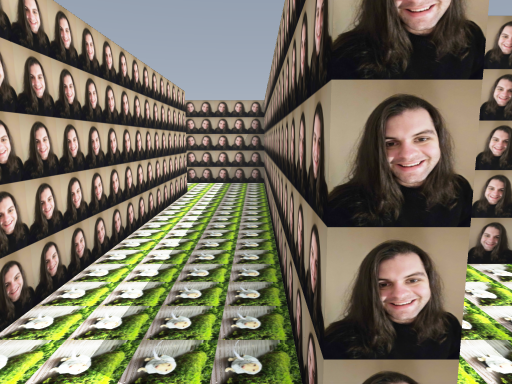
View 1 (above)

24 first-person views from a walk through a level from a Godot 3-D game. The camera is 1.3 m above the floor, tilts 8° down and sees 70° across. Doors that lead somewhere are drawn open, without their leaves. The floor is counted in squares, 1 m on a side. Each view is taken from the middle of a square. On the plan, view 1 faces up. The plan holds only what a view shows up to about 15 squares ahead; the rest is blank. Flat picture figures and markers are not drawn.

View 2
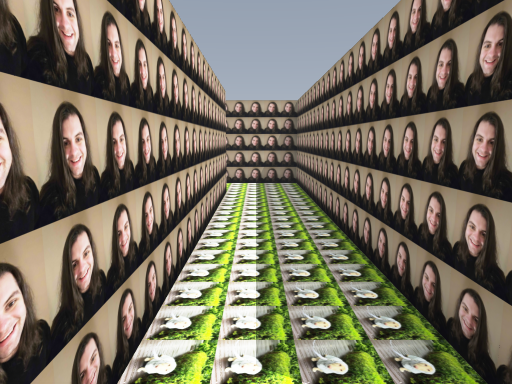

View 3
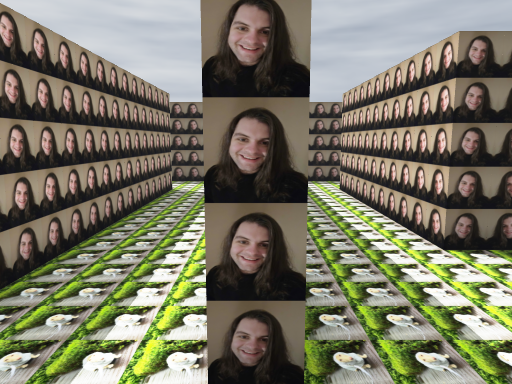

View 4
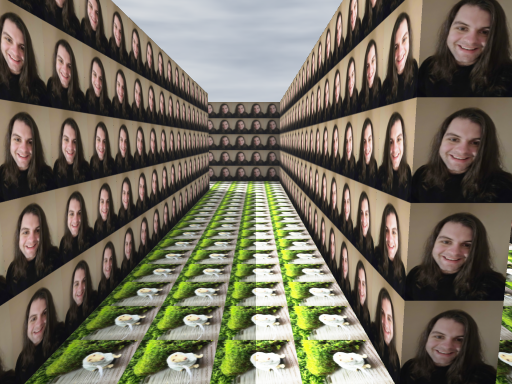

View 5
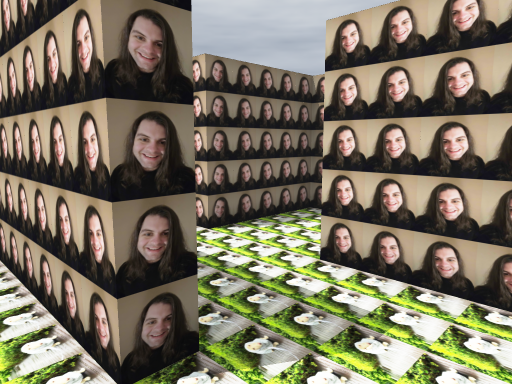

View 6
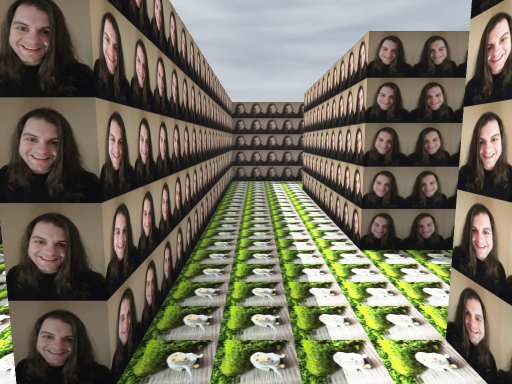

View 7
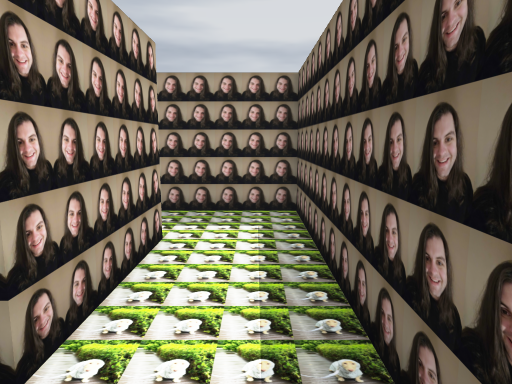

View 8
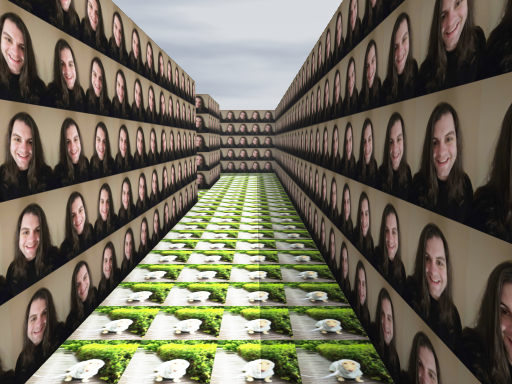

View 9
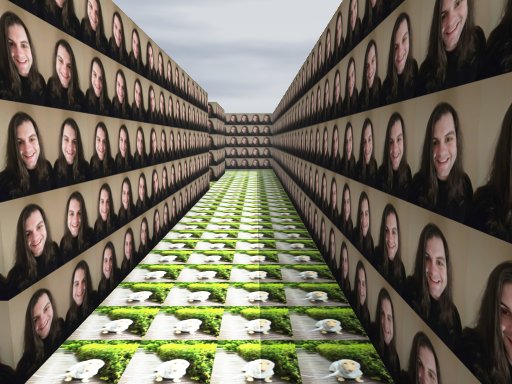

View 10
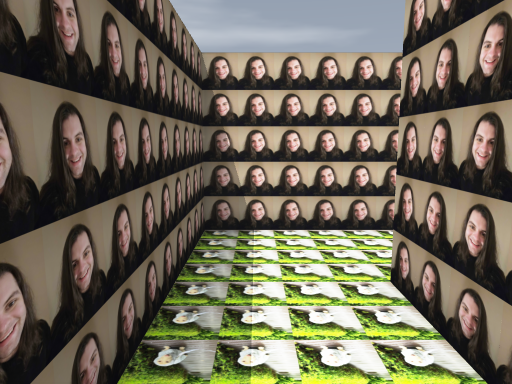

View 11
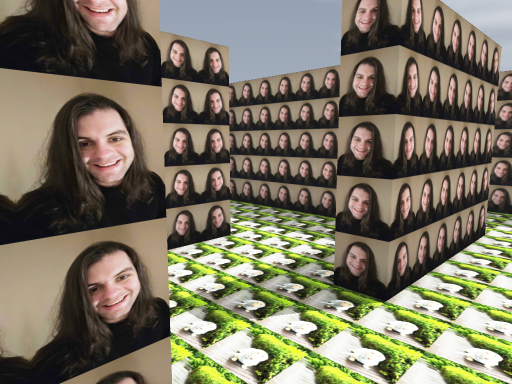

View 12
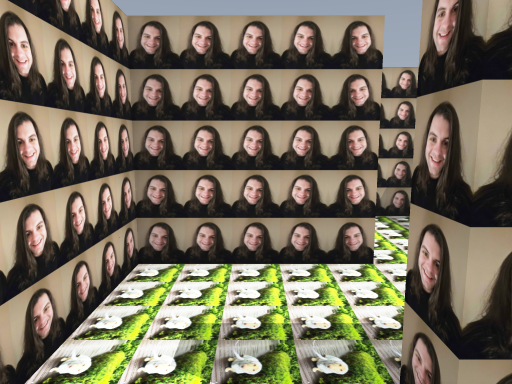

View 13
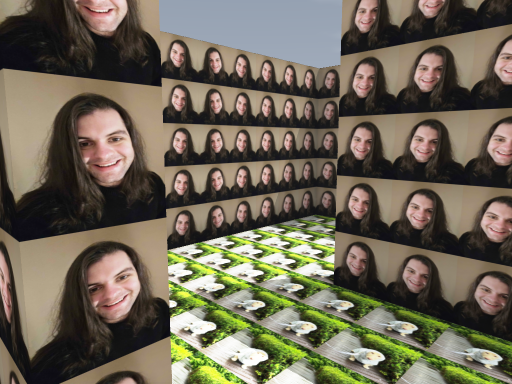

View 14
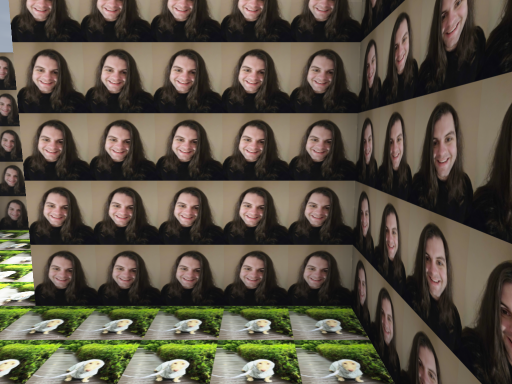

View 15
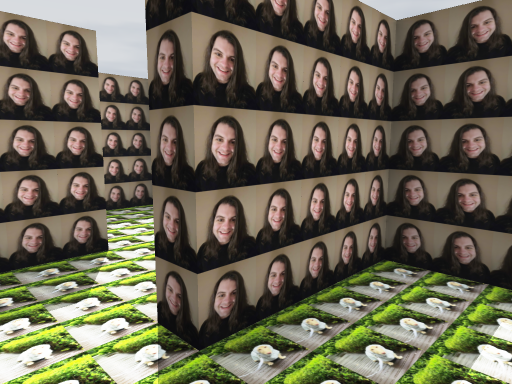

View 16
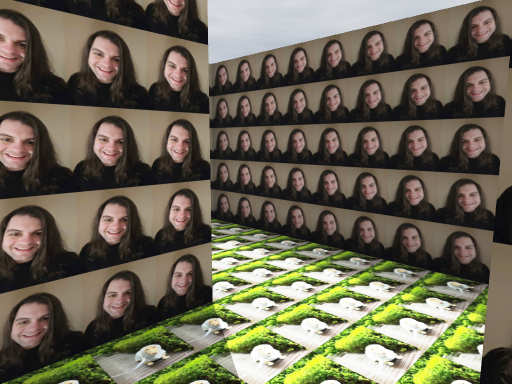

View 17
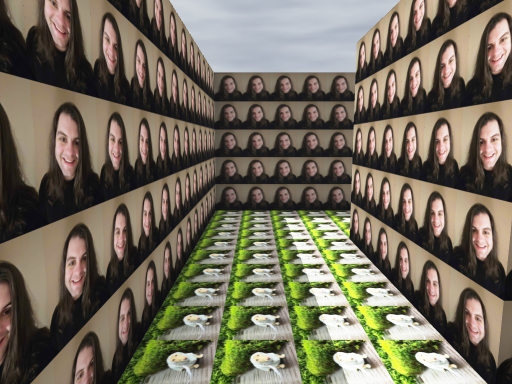

View 18
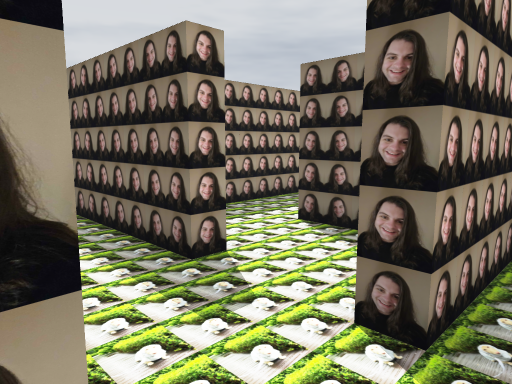

View 19
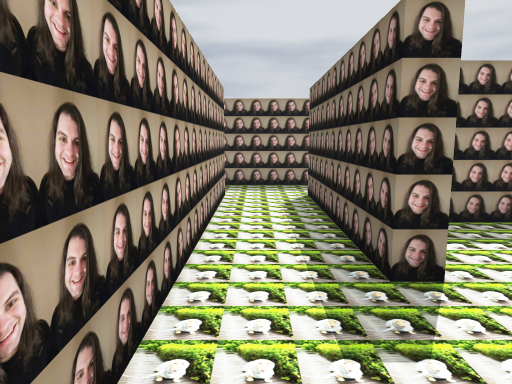

View 20
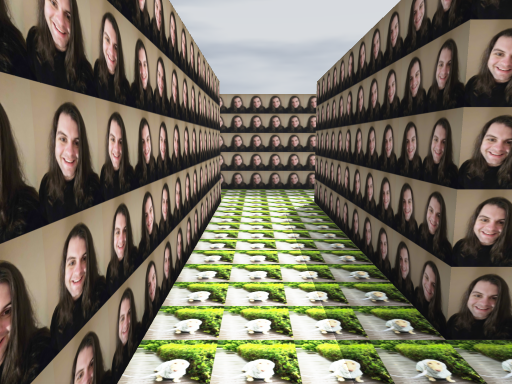

View 21
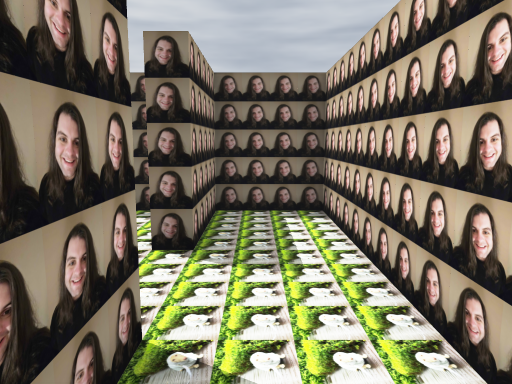

View 22
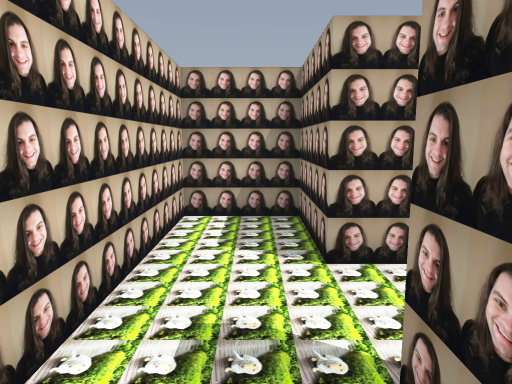

View 23
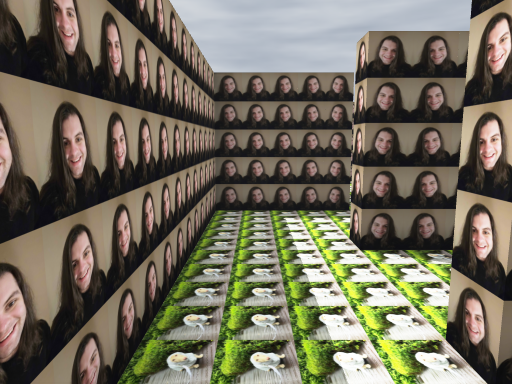

View 24
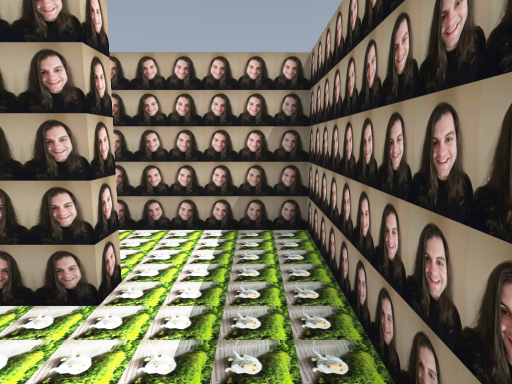

### Floor plan
Points are (right, up) in squares from view 1. A wall is a line through its corners. A room is listed if a view was taken in it or the views show most of it. See-through windows are left out.
Room 1 (views 1, 13, 14, 15)
walls: (0.9, 1.2) (0.2, 1.2); (-0.4, -0.8) (2.7, -0.8) (2.7, 1.7)
ways out: opening at (0, 0.5) to room 2; opening at (3, 2.5) to room 5
Room 2 (views 2, 3, 4, 5)
walls: (-2.3, 9.3) (-1.7, 9.3) (-1.7, -0.5); (0.2, 1.2) (0.2, 11.2) (-2.1, 11.2); (-1.9, -0.8) (-0.4, -0.8)
ways out: opening at (0, 0.5) to room 1; opening at (-2, 10.5) to room 3
Room 3 (view 6)
walls: (-4.3, 10.5) (-4.3, 8.8)
ways out: opening at (-2, 10.5) to room 2; opening at (-3.5, 9) to room 4
Room 4 (views 7, 8, 9, 10, 11, 12)
walls: (-9.2, 2.5) (-9.2, 1.6); (-9.1, 1.2) (-17.2, 1.2); (-6.9, 6.7) (-4.3, 6.7) (-4.3, 1.2) (-7.2, 1.2) (-7.2, 1.8); (-19.2, 2.1) (-19.2, -0.8) (-2.3, -0.8) (-2.3, 9.3)
ways out: opening at (-3.5, 9) to room 3; opening at (-8.5, 2) to room 12; opening at (-18.5, 2)
Room 5 (view 16)
walls: (2.7, 1.7) (3.2, 1.7); (5.2, 1.1) (5.2, 3.7) (2.2, 3.7); (3.6, -0.8) (4.6, -0.8)
ways out: opening at (3, 2.5) to room 1; opening at (5, 0.5) to room 6
Room 6 (views 17, 20)
walls: (5.2, 6.1) (5.2, 6.7) (10.7, 6.7); (3.9, 4.2) (5.7, 4.2) (5.7, 1.2); (2.7, 6.7) (3.2, 6.7); (4.6, -0.8) (7.7, -0.8) (7.7, 5.1); (10.7, 8.7) (2.7, 8.7); (12.7, 7.4) (12.7, 8.4)
ways out: opening at (5, 0.5) to room 5; opening at (3, 7.5) to room 7; opening at (11.5, 9) to room 8; opening at (11.5, 7) to room 9
Room 7 (views 18, 19, 21, 22)
walls: (2.7, 8.7) (2.7, 11.2) (0.7, 11.2) (0.7, 4.2) (2.7, 4.2) (2.7, 6.7)
ways out: opening at (3, 7.5) to room 6
Room 8 (view 23)
walls: (10.7, 9.2) (10.7, 8.7); (12.7, 8.4) (12.7, 11.2) (9.9, 11.2)
ways out: opening at (11.5, 9) to room 6
Room 9 (view 24)
walls: (10.7, 6.7) (10.7, 6.2); (10.1, 4.2) (12.7, 4.2) (12.7, 7.4)
ways out: opening at (11.5, 7) to room 6; opening at (10, 5.5)
Room 10 (no view inside)
walls: (-5.2, 6.2) (-6, 6.2); (-4.7, 3.2) (-4.7, 6.1)
ways out: opening at (-6, 4) to room 11
Room 11 (no view inside)
walls: (-6.6, 3.7) (-7.5, 3.7)
ways out: opening at (-6, 4) to room 10; opening at (-7, 3) to room 12
Room 12 (no view inside)
walls: (-7.5, 3.7) (-9.2, 3.7) (-9.2, 2.5)
ways out: opening at (-8.5, 2) to room 4; opening at (-7, 3) to room 11

Positions as (right, up) in squares from view 1, and headings:
1: (0, 0), facing up
2: (-1, 0), facing up
3: (-2, 11), facing down
4: (-1, 11), facing down
5: (-1, 11), facing down-left
6: (-3, 11), facing down
7: (-9, 0), facing right
8: (-17, 0), facing right
9: (-19, 0), facing right
10: (-14, 0), facing left
11: (-10, 0), facing up-right
12: (-8, 0), facing up
13: (0, 0), facing up-right
14: (0, 0), facing right
15: (1, 3), facing down-right
16: (3, 3), facing down-right
17: (7, 6), facing down
18: (2, 9), facing down-right
19: (2, 8), facing right
20: (3, 8), facing right
21: (2, 11), facing down
22: (2, 5), facing up
23: (12, 11), facing down
24: (12, 6), facing up
